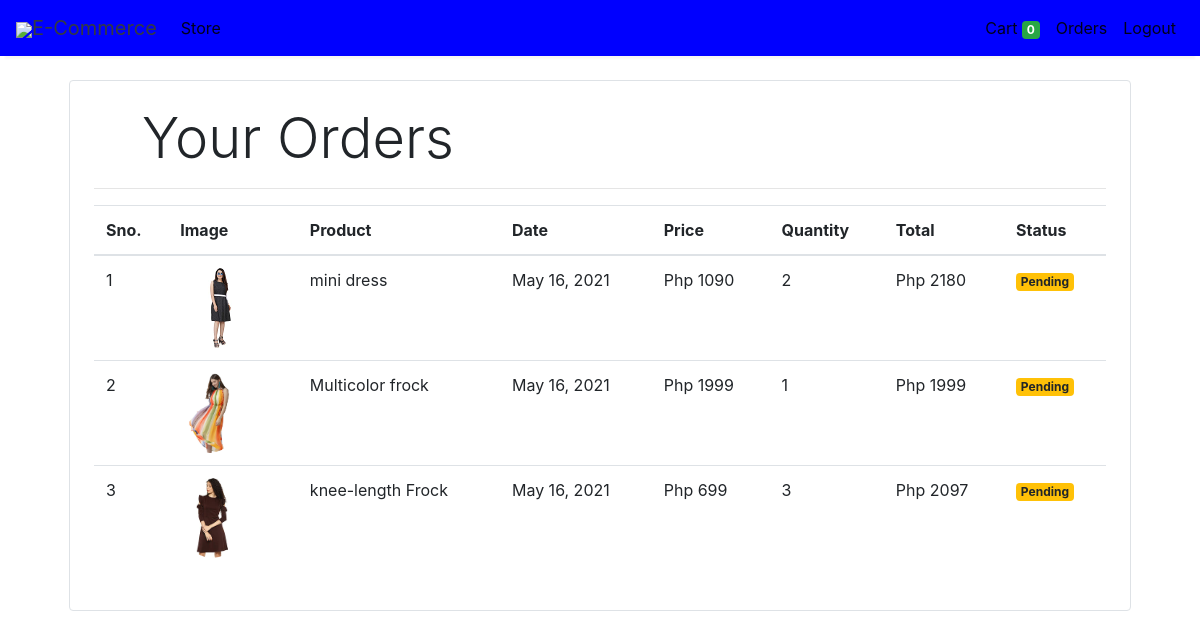
/orders (signed in), run on the app's committed database.
### store/models/orders.py (models this page shows, shortened)
class Order(models.Model):
    product = models.ForeignKey(Products,
                                on_delete=models.CASCADE)
    customer = models.ForeignKey(Customer,
                                 on_delete=models.CASCADE)
    quantity = models.IntegerField(default=1)
    price = models.IntegerField()
    address = models.CharField (max_length=50, default='', blank=True)
    phone = models.CharField (max_length=50, default='', blank=True)
    date = models.DateField (default=datetime.datetime.today)
    status = models.BooleanField (default=False)
    @staticmethod
    def get_orders_by_customer(customer_id):
        return Order.objects.filter(customer=customer_id).order_by('-date')

### store/models/product.py (models this page shows, shortened)
class Products(models.Model):
    name = models.CharField(max_length=60)
    price= models.IntegerField(default=0)
    category= models.ForeignKey(Category,on_delete=models.CASCADE,default=1 )
    description= models.CharField(max_length=250, default='', blank=True, null= True)
    image= models.ImageField(upload_to='uploads/products/')

### store/middlewares/auth.py (the view)
    def middleware(request):
        print(request.session.get('customer'))
        returnUrl = request.META['PATH_INFO']
        print(request.META['PATH_INFO'])
        if not request.session.get('customer'):
           return redirect(f'login?return_url={returnUrl}')
        response = get_response(request)
        return response

### store/templatetags/custom_filter.py (called while the page is built)
@register.filter(name='currency')
def currency(number):
    return "Php "+str(number)

@register.filter(name='multiply')
def multiply(number , number1):
    return number * number1

### store/views/orders.py (called while the page is built)
    def get(self , request ):
        customer = request.session.get('customer')
        orders = Order.get_orders_by_customer(customer)
        print(orders)
        return render(request , 'orders.html'  , {'orders' : orders})

### store/templates/orders.html
{% extends 'base.html' %}
{% block content %}
{% load cart %}
{% load custom_filter %}
<div class="container">
   <div class="border rounded p-4 m-4">
        <p class="display-4 pl-4 ml-4">Your Orders</p>
        <hr>
        <table class="table">
            <thead>
                <tr>
                    <th>Sno.</th>
                    <th>Image</th>
                    <th>Product</th>
                    <th>Date</th>
                    <th>Price</th>
                    <th>Quantity</th>
                    <th>Total</th>
                    <th>Status</th>
                </tr>
            </thead>
            <tbody>
                {% for order in orders %}
                <tr>
                    <td>{{forloop.counter}}</td>
                    <td><img style="height: 80px;" class="rounded-circle" src="{{order.product.image.url}}" alt=""></td>
                    <td>{{order.product.name}}</td>
                    <td>{{order.date}}</td>
                    <td>{{order.price|currency}}</td>
                    <td>{{order.quantity}}</td>
                    <td>{{order.quantity|multiply:order.price|currency}}</td>
                    {% if order.status %}
                    <td><small class="badge badge-success">Completed</small></td>
                    {%else%}
                    <td><small class="badge badge-warning">Pending</small></td>
                    {% endif %}
                </tr>
                {% endfor %}
            </tbody>
        </table>
   </div>
</div>
{% endblock %}

### store/templates/base.html (shortened to what this page needs)
<!doctype html>
<html lang="en">
<head>
  <link rel="stylesheet" href="https://maxcdn.bootstrapcdn.com/bootstrap/4.0.0/css/bootstrap.min.css"
>
</head>
<body>
<nav class="one-edge-shadow
  navbar navbar-light
  sticky-top navbar
  navbar-expand-lg
  text-white">
    <a class="navbar-brand ms-3 text-dark " href="/">
    <link rel="stylesheet" href="https://use.fontawesome.com/releases/v5.7.0/css/all.css">
    <img src="https://www.freepnglogos.com/uploads/shopping-cart-png/shopping-cart-svg-png-icon-download-28.png" style="width:50px;height:50px,color:text-light;">E-Commerce</a>
    <div class="collapse navbar-collapse" id="navbarSupportedContent">
      <ul class="navbar-nav mr-auto">
        <li class="nav-item active">
          <a class="nav-link" href="/store">Store <span class="sr-only">(current)</span></a>
        </li>
          </ul>
      <ul class=" navbar-nav my-2 my-lg-0">
        <li class="nav-item active">
          <a class="nav-link" href="/cart">Cart
            <span class="badge badge-success">{{request.session.cart.keys|length}}</span>
            <span class="sr-only">(current)</span></a>
        </li>
        {% if request.session.customer %}
        <li class="nav-item active ">
          <a class="nav-link" href="/orders">Orders<span class="sr-only">(current)</span></a>
        </li>
        <li class="nav-item active ">
          <a class="nav-link" href="/logout">Logout<span class="sr-only">(current)</span></a>
        </li>
        {% endif %}
      </ul>
    </div>
  </nav>
  {% block content %}{% endblock %}
</body>
</html>

### store/templates/base.html (style rules this page uses)
nav { background-color: blue; }
.one-edge-shadow { box-shadow: 0 8px 2px -5px rgb(246, 245, 245); }

### data on the page
Order: product.image (picture), product.name "mini dress", date "May 16, 2021", price "Php 1090", quantity "2", quantity|multiply "Php 2180", status "Pending"
Order: product.image (picture), product.name "Multicolor frock", date "May 16, 2021", price "Php 1999", quantity "1", quantity|multiply "Php 1999", status "Pending"
Order: product.image (picture), product.name "knee-length Frock", date "May 16, 2021", price "Php 699", quantity "3", quantity|multiply "Php 2097", status "Pending"

### other printed values
{{ request.session.cart.keys|length }} "0"
